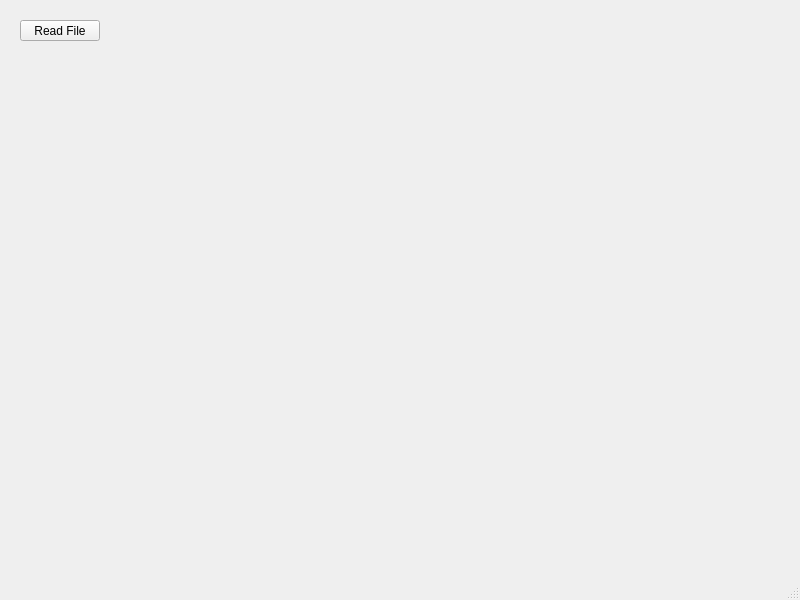
<?xml version="1.0" encoding="UTF-8"?>
<ui version="4.0">
 <class>MainWindow</class>
 <widget class="QMainWindow" name="MainWindow">
  <property name="geometry">
   <rect>
    <x>0</x>
    <y>0</y>
    <width>800</width>
    <height>600</height>
   </rect>
  </property>
  <property name="windowTitle">
   <string>MainWindow</string>
  </property>
  <widget class="QWidget" name="centralwidget">
   <widget class="QPushButton" name="readFileButton">
    <property name="geometry">
     <rect>
      <x>20</x>
      <y>20</y>
      <width>80</width>
      <height>21</height>
     </rect>
    </property>
    <property name="text">
     <string>Read File</string>
    </property>
   </widget>
  </widget>
  <widget class="QMenuBar" name="menubar">
   <property name="geometry">
    <rect>
     <x>0</x>
     <y>0</y>
     <width>800</width>
     <height>20</height>
    </rect>
   </property>
  </widget>
  <widget class="QStatusBar" name="statusbar"/>
 </widget>
 <resources/>
 <connections/>
</ui>
